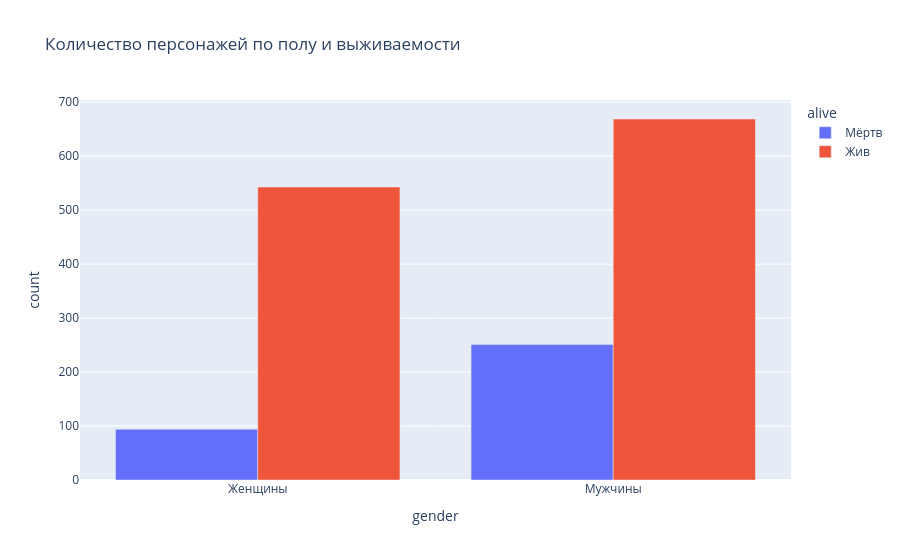

The notebook cell this image was saved under:
### Code cell
alive_counts = data.groupby(['male', 'isAlive']).size().reset_index(name='count')
alive_counts['gender'] = alive_counts['male'].map({0:'Женщины',1:'Мужчины'})
alive_counts['alive'] = alive_counts['isAlive'].map({0:'Мёртв',1:'Жив'})
fig2 = px.bar(alive_counts, x='gender', y='count', color='alive', barmode='group',
              title='Количество персонажей по полу и выживаемости')
fig2.show()

### Figure 1 — Plotly figure (JSON) as saved in the notebook; plotly's stock layout.template omitted (floating-point values rounded to 4 significant figures)
{"data": [{"alignmentgroup": "True", "hovertemplate": "alive=Мёртв<br>gender=%{x}<br>count=%{y}<extra></extra>", "legendgroup": "Мёртв", "marker": {"color": "#636efa", "pattern": {"shape": ""}}, "name": "Мёртв", "offsetgroup": "Мёртв", "orientation": "v", "showlegend": true, "textposition": "auto", "type": "bar", "x": ["Женщины", "Мужчины"], "xaxis": "x", "y": [94, 251], "yaxis": "y"}, {"alignmentgroup": "True", "hovertemplate": "alive=Жив<br>gender=%{x}<br>count=%{y}<extra></extra>", "legendgroup": "Жив", "marker": {"color": "#EF553B", "pattern": {"shape": ""}}, "name": "Жив", "offsetgroup": "Жив", "orientation": "v", "showlegend": true, "textposition": "auto", "type": "bar", "x": ["Женщины", "Мужчины"], "xaxis": "x", "y": [543, 669], "yaxis": "y"}], "layout": {"barmode": "group", "legend": {"title": {"text": "alive"}, "tracegroupgap": 0}, "title": {"text": "Количество персонажей по полу и выживаемости"}, "xaxis": {"anchor": "y", "domain": [0, 1], "title": {"text": "gender"}}, "yaxis": {"anchor": "x", "domain": [0, 1], "title": {"text": "count"}}}}
